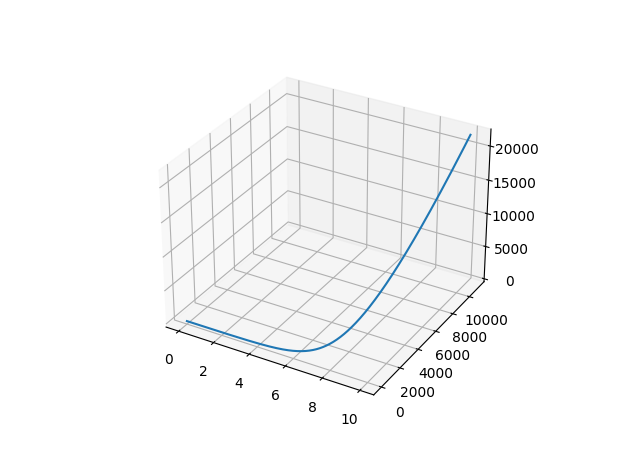

This chart was generated by the following Python code:
import matplotlib.pyplot as plt
with open('points.txt') as fp:
    x = [float(numeric_string) for numeric_string in ((fp.readline()).strip()).split()]
    y = [float(numeric_string) for numeric_string in ((fp.readline()).strip()).split()]
    z = [float(numeric_string) for numeric_string in ((fp.readline()).strip()).split()]
fig = plt.figure()

ax = fig.add_subplot(projection='3d')

ax.plot(x,y,z)

plt.show()
